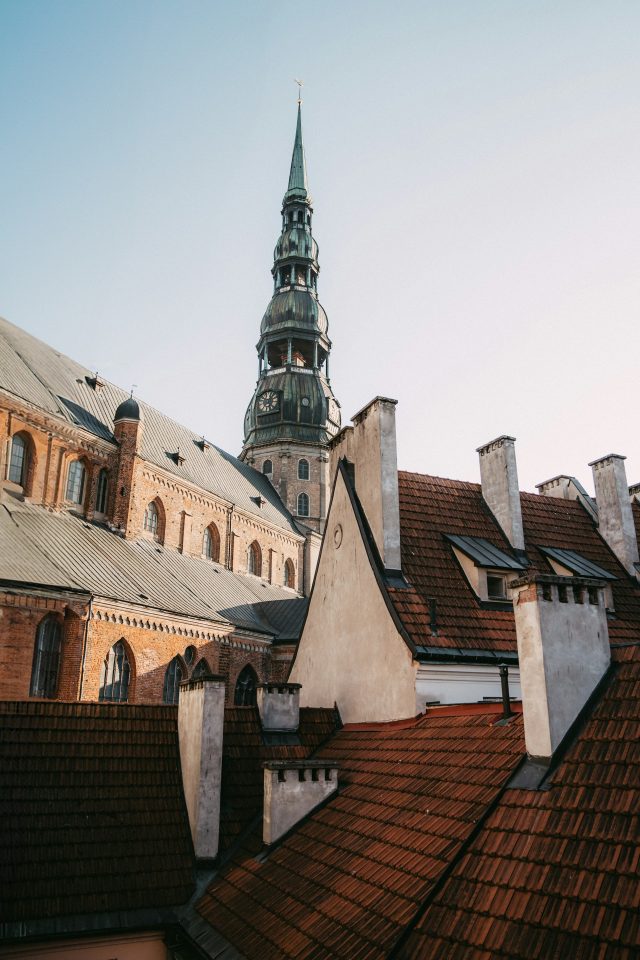
#> input picture images/old_town.jpg, 1920 x 2880 px (shown at 1/3 size)
$ jupyter execute 02-Image_Drawing.ipynb
#> lines starting #> are read from the running program, lines starting #| are printed output that depends on the picture
[cell 1]
# Drawing a Line using cv2
import cv2
# Syntax: cv2.line(image, start_point, end_point, color, thickness)
import numpy as np

image = cv2.imread("images/old_town.jpg")
#> image is the input picture: shape (2880, 1920, 3); mean B, G, R 131.7, 135.6, 139.8
resized = cv2.resize(image, (800, 800))
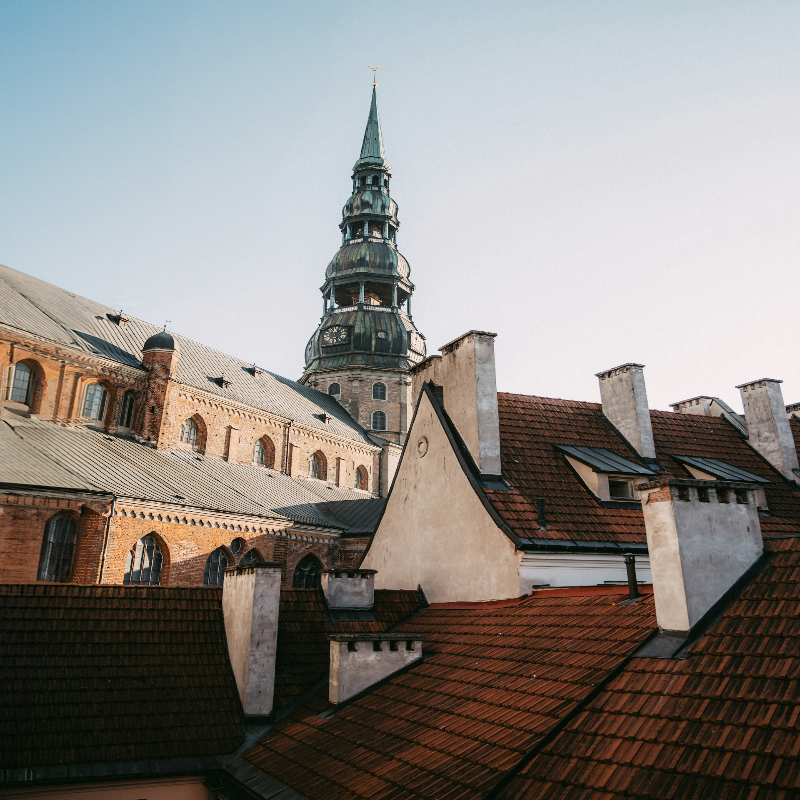
#> resized: shape (800, 800, 3); mean B, G, R 131.6, 135.5, 139.7
image = resized.copy()

start_point = (100, 100)
end_point = (700, 700)

color = (0, 255, 0)  # Green color in BGR
thickness = 5
cv2.line(image, start_point, end_point, color, thickness)
cv2.imshow("Line", image)
cv2.waitKey(0)
cv2.destroyAllWindows()

[cell 2]
# Drawing a Line using cv2
import cv2
# Syntax: cv2.line(image, start_point, end_point, color, thickness)
import numpy as np

image = cv2.imread("images/old_town.jpg")
resized = cv2.resize(image, (800, 800))
image = resized.copy()

start_point = (100, 100)
end_point = (700, 700)

color = (0, 255, 0)  # Green color in BGR
thickness = 5
cv2.rectangle(image, start_point, end_point, color, thickness)
cv2.imshow("Line", image)
cv2.waitKey(0)
cv2.destroyAllWindows()

[cell 3]
# Adding Text
# Syntax: cv2.putText(image, text, org, fontFace, fontScale, color, thickness)
image = cv2.imread("images/old_town.jpg")
resized = cv2.resize(image, (800, 800))
image = resized.copy()

text = "Hello, OpenCV!"
org = (80, 80)  # Bottom-left corner of the text string in the image
fontFace = cv2.FONT_HERSHEY_SIMPLEX
fontScale = 1
color = (255, 0, 0)  # Blue color in BGR
thickness = 2
cv2.putText(image, text, org, fontFace, fontScale, color, thickness)
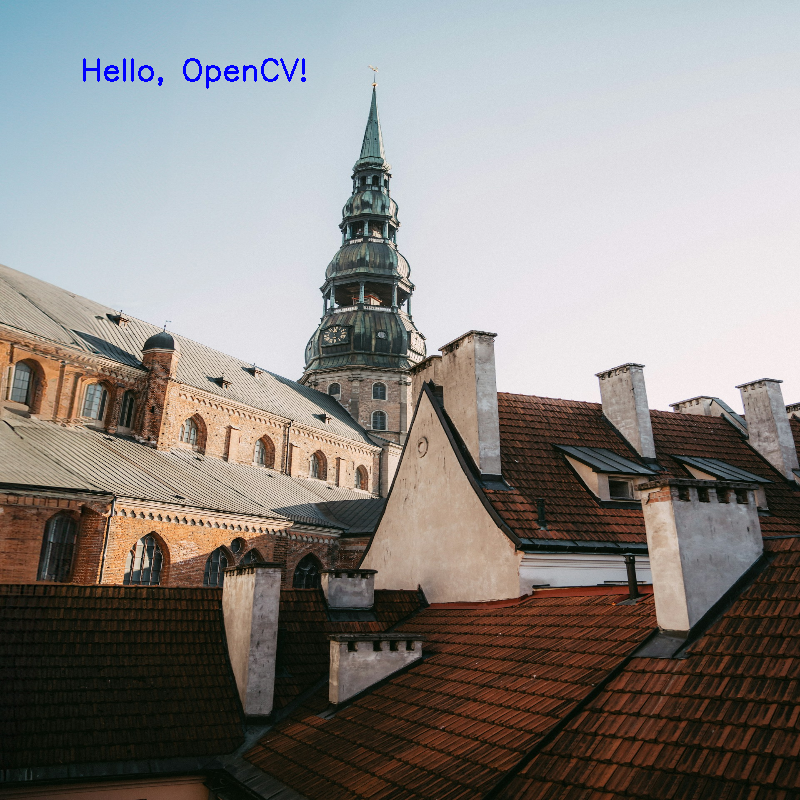
#> image: shape (800, 800, 3); mean B, G, R 131.7, 135, 139.3
cv2.imshow("Text", image)
cv2.waitKey(0)
cv2.destroyAllWindows()
